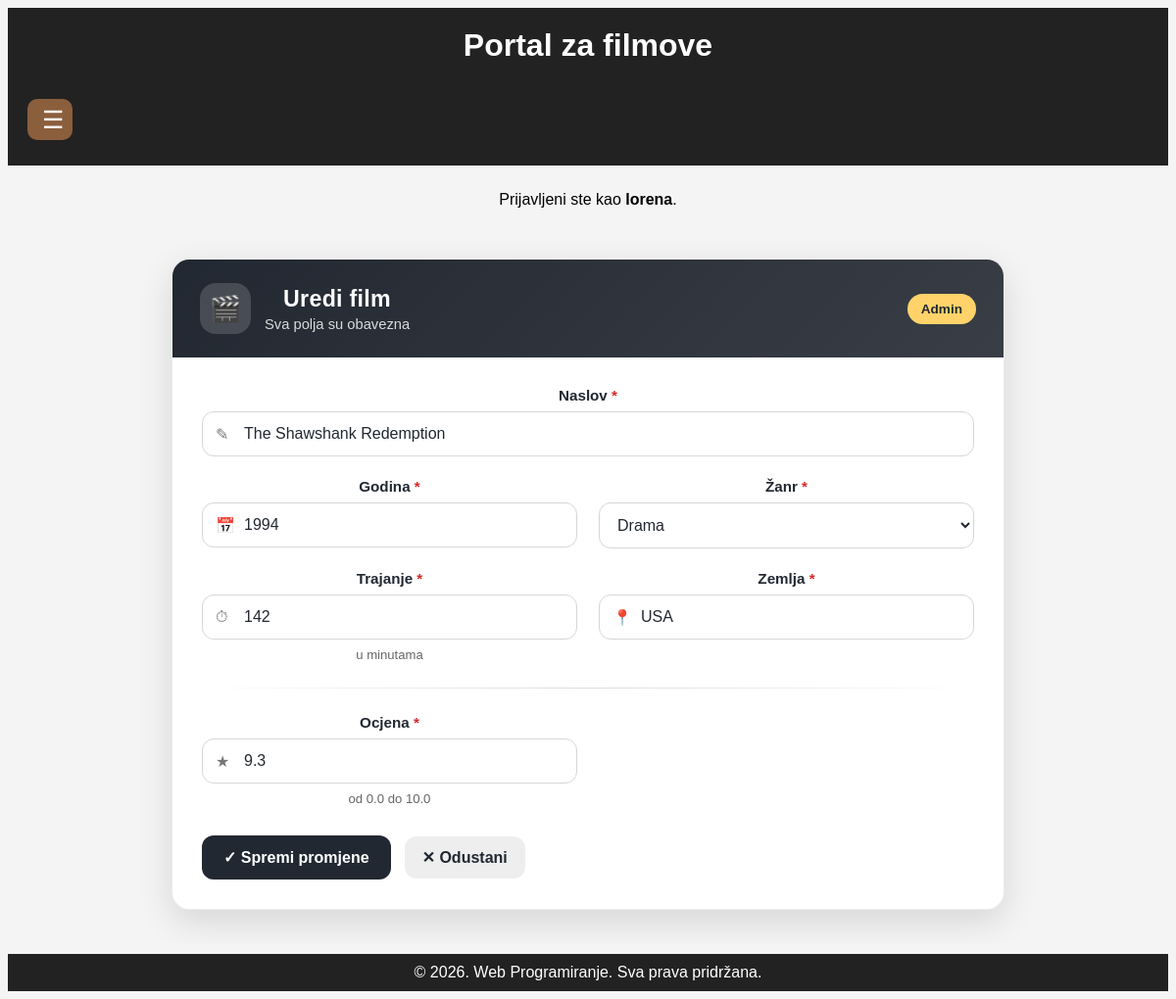
The app's page /admin_movie.php?edit_id=1 (signed in) with its own data.
### tables this page shows
CREATE TABLE `movies` (
  `id` int(11) NOT NULL,
  `title` varchar(150) NOT NULL,
  `year` int(11) NOT NULL,
  `genre` varchar(50) NOT NULL,
  `duration` int(11) NOT NULL,
  `country` varchar(80) NOT NULL,
  `rating` decimal(3,1) NOT NULL
);

### includes/auth.php (called while the page is built, shortened)
<?php
function isLoggedIn() {
    return isset($_SESSION['user_id']);
}
?>

### admin_movie.php (the view, shortened to what this page needs)
<?php
include "includes/db.php";
include "includes/auth.php";
$editMovie = null;
if (isset($_GET["edit_id"])) {
    $edit_id = (int)$_GET["edit_id"];
    $editSql = "SELECT id, title, year, genre, duration, country, rating FROM movies WHERE id = ?";
    $editStmt = mysqli_prepare($conn, $editSql);
    mysqli_stmt_bind_param($editStmt, "i", $edit_id);
    mysqli_stmt_execute($editStmt);
    $editResult = mysqli_stmt_get_result($editStmt);
    $editMovie = mysqli_fetch_assoc($editResult);
}
?>
<!DOCTYPE html>
<html lang="hr">
<head>
    <link rel="stylesheet" href="public/style/style.css">
    <link rel="stylesheet" href="public/style/style_admin.css">
</head>
<body>
<header>
    <h1>Portal za filmove</h1>
</header>
<header>
    <nav aria-labelledby="primarna-navigacija" role="navigation">
        <ul>
            <li class="dropdown">
                <button class="nav-toggle" aria-label="Otvori navigaciju" type="button">
                    ☰
                </button>
            </li>
        </ul>
    </nav>
</header>
<main>
    <?php if (isLoggedIn()): ?>
        <p>Prijavljeni ste kao <strong><?php echo htmlspecialchars($_SESSION["username"]); ?></strong>.</p>
    <?php endif; ?>
    <div class="table-img-container">
        <div class="table-container">
            <section class="admin-form-section">
                <div class="afs-header">
                    <div class="afs-title-wrap">
                        <div class="afs-icon">🎬</div>
                        <div>
                            <p class="afs-title"><?php echo $editMovie ? "Uredi film" : "Dodaj novi film"; ?></p>
                            <p class="afs-subtitle">Sva polja su obavezna</p>
                        </div>
                    </div>
                    <span class="admin-badge">Admin</span>
                </div>
                <div class="afs-body">
                    <form method="POST" action="admin_movie.php<?php echo $editMovie ? '?edit_id=' . $editMovie["id"] : ''; ?>" class="admin-movie-form">
                        <div class="form-group span2">
                            <label for="title">Naslov <span class="req">*</span></label>
                            <div class="input-wrap">
                                <span class="input-icon">✎</span>
                                <input
                                    type="text"
                                    id="title"
                                    name="title"
                                    required
                                    placeholder="npr. Inception"
                                    value="<?php echo htmlspecialchars($editMovie["title"] ?? ""); ?>"
                                >
                            </div>
                        </div>
                        <div class="form-group">
                            <label for="year">Godina <span class="req">*</span></label>
                            <div class="input-wrap">
                                <span class="input-icon">📅</span>
                                <input
                                    type="number"
                                    id="year"
                                    name="year"
                                    min="1888"
                                    max="2026"
                                    required
                                    placeholder="npr. 2010"
                                    value="<?php echo htmlspecialchars($editMovie["year"] ?? ""); ?>"
                                >
                            </div>
                        </div>
                        <div class="form-group">
                            <label for="genre">Žanr <span class="req">*</span></label>
                            <select id="genre" name="genre" required>
                                <?php
                                $genres = ["Drama", "Komedija", "Akcija", "Horor", "Triler"];
                                foreach ($genres as $g):
                                ?>
                                    <option value="<?php echo $g; ?>"
                                        <?php if (($editMovie["genre"] ?? "") === $g) echo "selected"; ?>>
                                        <?php echo $g; ?>
                                    </option>
                                <?php endforeach; ?>
                            </select>
                        </div>
                        <div class="form-group">
                            <label for="duration">Trajanje <span class="req">*</span></label>
                            <div class="input-wrap">
                                <span class="input-icon">⏱</span>
                                <input
                                    type="number"
                                    id="duration"
                                    name="duration"
                                    min="1"
                                    max="500"
                                    required
                                    placeholder="npr. 148"
                                    value="<?php echo htmlspecialchars($editMovie["duration"] ?? ""); ?>"
                                >
                            </div>
                            <span class="field-hint">u minutama</span>
                        </div>
                        <div class="form-group">
                            <label for="country">Zemlja <span class="req">*</span></label>
                            <div class="input-wrap">
                                <span class="input-icon">📍</span>
                                <input
                                    type="text"
                                    id="country"
                                    name="country"
                                    required
                                    placeholder="npr. USA"
                                    value="<?php echo htmlspecialchars($editMovie["country"] ?? ""); ?>"
                                >
                            </div>
                        </div>
                        <div class="form-divider"></div>
                        <div class="form-group">
                            <label for="rating">Ocjena <span class="req">*</span></label>
                            <div class="input-wrap">
                                <span class="input-icon">★</span>
                                <input
                                    type="number"
                                    id="rating"
                                    name="rating"
                                    min="0"
                                    max="10"
                                    step="0.1"
                                    required
                                    placeholder="npr. 8.8"
                                    value="<?php echo htmlspecialchars($editMovie["rating"] ?? ""); ?>"
                                >
                            </div>
                            <span class="field-hint">od 0.0 do 10.0</span>
                        </div>
                        <div class="form-actions">
                            <button type="submit" class="btn-save">
                                <?php echo $editMovie ? "✓ Spremi promjene" : "+ Dodaj film"; ?>
                            </button>
                            <a class="cancel-edit" href="index.php">✕ Odustani</a>
                        </div>
                    </form>
                </div>
            </section>
        </div>
    </div>
</main>
<footer>
    <p>&copy; 2026. Web Programiranje. Sva prava pridržana.</p>
</footer>
</body>
</html>

### public/style/style.css (style rules this page uses)
* { box-sizing: border-box; }
html { min-height: 100%; margin: 0; padding: 0; }
body { font-family: Arial, sans-serif; background-color: #f4f4f4; text-align: center; display: flex; flex-direction: column; min-height: 100vh; }
header { background: #222; color: white; padding: 10px 20px; width: 100%; }
header h1, footer p { margin: 0; text-align: center; }
h1 { padding-top: 10px; }
nav { text-align: left; }
ul { padding-left: 0; margin-left: 0; list-style: none; }
li.dropdown { display: inline-block; background-color: #b4b9bc; padding: 10px; border-radius: 15px; color: black; }
main { flex:1; width: 100%; padding: 10px 20px; }
.table-img-container { display: flex; justify-content: center; align-items: flex-start; width: 100%; }
.table-container { max-width: 1000px; width: 100%; margin: 0 auto; overflow-x: auto; }
button { background-color: #8b5e3c; color: white; border: none; cursor: pointer; border-radius: 6px; padding: 8px 15px; }
footer { width: 100%; padding: 10px 20px; background: #222; color: white; }
nav > ul { display: flex; justify-content: flex-start; align-items: center; }
li.dropdown { position: relative; display: inline-block; background: transparent; padding: 0; border-radius: 0; }
.nav-toggle { width: 46px; height: 42px; background-color: #8b5e3c; color: white; border: none; border-radius: 10px; font-size: 25px; line-height: 1; cursor: pointer; }

### public/style/style_admin.css (style rules this page uses)
.admin-form-section { width: 100%; max-width: 850px; margin: 35px auto; background: #ffffff; border-radius: 18px; box-shadow: 0 12px 35px rgba(0, 0, 0, 0.12); overflow: hidden; border: 1px solid rgba(0, 0, 0, 0.08); }
.afs-header { display: flex; justify-content: space-between; align-items: center; gap: 20px; padding: 24px 28px; background: linear-gradient(135deg, #222831, #393e46); color: #ffffff; }
.afs-title-wrap { display: flex; align-items: center; gap: 14px; }
.afs-icon { width: 52px; height: 52px; border-radius: 16px; background: rgba(255, 255, 255, 0.16); display: flex; align-items: center; justify-content: center; font-size: 26px; }
.afs-title { margin: 0; font-size: 1.45rem; font-weight: 700; letter-spacing: 0.3px; }
.afs-subtitle { margin: 4px 0 0; font-size: 0.92rem; opacity: 0.82; }
.admin-badge { padding: 8px 14px; border-radius: 999px; background: #ffd369; color: #222831; font-weight: 700; font-size: 0.85rem; white-space: nowrap; }
.afs-body { padding: 30px; }
.admin-movie-form { display: grid; grid-template-columns: repeat(2, minmax(0, 1fr)); gap: 22px; }
.form-group { display: flex; flex-direction: column; gap: 8px; }
.form-group.span2 { grid-column: span 2; }
.form-group label { font-weight: 700; color: #222831; font-size: 0.95rem; }
.req { color: #d62828; }
.input-wrap { position: relative; display: flex; align-items: center; }
.input-icon { position: absolute; left: 14px; font-size: 1rem; color: #777; pointer-events: none; }
.admin-movie-form input, .admin-movie-form select { width: 100%; padding: 13px 14px; border: 1px solid #d7d7d7; border-radius: 12px; font-size: 1rem; background: #ffffff; color: #222831; outline: none; transition: border-color 0.2s ease, box-shadow 0.2s ease, transform 0.15s ease; }
.input-wrap input { padding-left: 42px; }
.field-hint { color: #666; font-size: 0.82rem; }
.form-divider { grid-column: span 2; height: 1px; background: linear-gradient(to right, transparent, #dddddd, transparent); margin: 4px 0; }
.form-actions { grid-column: span 2; display: flex; align-items: center; gap: 14px; margin-top: 8px; flex-wrap: wrap; }
.btn-save { border: none; border-radius: 12px; padding: 13px 22px; background: #222831; color: #ffffff; font-size: 1rem; font-weight: 700; cursor: pointer; transition: transform 0.15s ease, background 0.2s ease, box-shadow 0.2s ease; }
.cancel-edit { display: inline-flex; align-items: center; justify-content: center; text-decoration: none; border-radius: 12px; padding: 12px 18px; background: #eeeeee; color: #222831; font-weight: 700; transition: background 0.2s ease, transform 0.15s ease; }

### records on screen
movies: title "The Shawshank Redemption", year "1994", genre "Drama", duration "142", country "USA", rating "9.3"

### other values on screen
$_SESSION["username"] "lorena"
